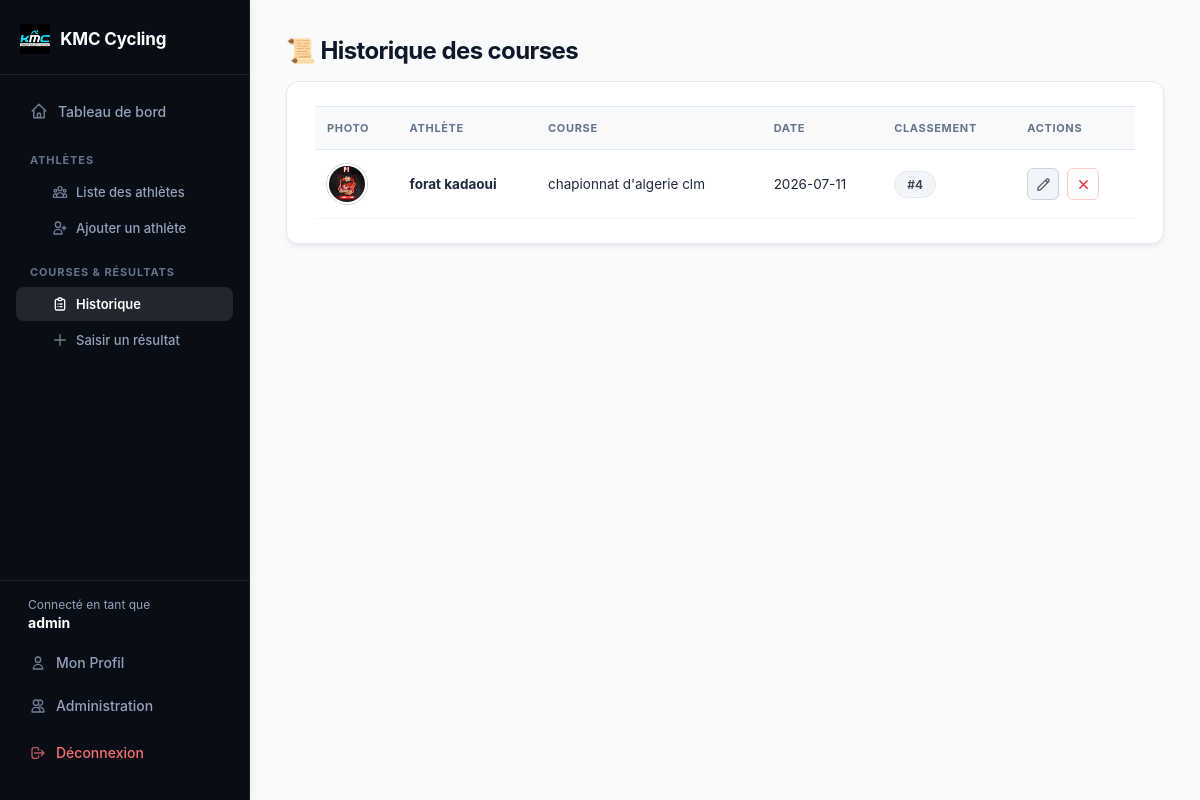
/historique (signed in), run on the app's committed database.
### tables this page shows
CREATE TABLE resultats (
            id INTEGER PRIMARY KEY AUTOINCREMENT,
            athlete_id INTEGER,
            nom_course TEXT NOT NULL,
            date_course TEXT,
            classement INTEGER,
            FOREIGN KEY (athlete_id) REFERENCES athletes (id) ON DELETE CASCADE
        );

CREATE TABLE athletes (
            id INTEGER PRIMARY KEY AUTOINCREMENT,
            nom TEXT NOT NULL,
            prenom TEXT NOT NULL,
            date_naissance TEXT,
            categorie TEXT,
            nom_fichier TEXT
        );

### app.py (the view)
@app.route('/historique')
def historique():
    if 'user_id' not in session:
        return redirect(url_for('login'))
    conn = get_db_connection()
    resultats = conn.execute('''
        SELECT r.*, a.id as athlete_id, a.nom, a.prenom, a.nom_fichier
        FROM resultats r
        JOIN athletes a ON r.athlete_id = a.id
        ORDER BY r.date_course DESC
    ''').fetchall()
    conn.close()
    return render_template('historique.html', resultats=resultats)

### app.py (called while the page is built)
def get_db_connection():
    conn = sqlite3.connect('cyclisme.db')
    conn.row_factory = sqlite3.Row
    return conn

### templates/historique.html (shortened to what this page needs)
<!DOCTYPE html>
<html lang="fr">
<head>
    <link rel="stylesheet" href="{{ url_for('static', filename='style.css') }}">
</head>
<body>
    <div class="app-layout">
        {% include 'sidebar.html' %}
        <main class="content">
            <div class="container">
                <h1>📜 Historique des courses</h1>
                <div class="card">
                    <table>
                        <thead>
                            <tr>
                                <th>Photo</th>
                                <th>Athlète</th>
                                <th>Course</th>
                                <th>Date</th>
                                <th>Classement</th>
                                <th>Actions</th>
                            </tr>
                        </thead>
                        <tbody>
                            {% for r in resultats %}
                            <tr>
                                <td>
                                    {% if r.nom_fichier %}
                                        <img src="{{ url_for('static', filename='uploads/' + r.nom_fichier) }}" class="avatar-athlete">
                                    {% else %}
                                        <span class="avatar-placeholder">{{ r.prenom[0] }}{{ r.nom[0] }}</span>
                                    {% endif %}
                                </td>
                                <td><strong>{{ r.prenom }} {{ r.nom }}</strong></td>
                                <td>{{ r.nom_course }}</td>
                                <td>{{ r.date_course }}</td>
                                <td><span class="badge-categorie">#{{ r.classement }}</span></td>
                                <td>
                                    <div class="groupe-actions">
                                        <a href="{{ url_for('modifier_resultat', id=r.id) }}" class="btn-icone btn-modifier" title="Modifier">
                                            <svg width="15" height="15" fill="none" stroke="currentColor" stroke-width="2" viewBox="0 0 24 24"><path stroke-linecap="round" stroke-linejoin="round" d="M15.232 5.232l3.536 3.536m-2.036-5.036a2.5 2.5 0 113.536 3.536L6.5 21.036H3v-3.572L16.732 3.732z"/></svg>
                                        </a>
                                        <form action="{{ url_for('supprimer_resultat', id=r.id) }}" method="POST" onsubmit="return confirm('Voulez-vous vraiment supprimer ce résultat ?');">
                                            <button type="submit" class="btn-icone btn-supprimer" title="Supprimer">
                                                <svg width="15" height="15" fill="none" stroke="currentColor" stroke-width="2" viewBox="0 0 24 24"><path stroke-linecap="round" stroke-linejoin="round" d="M6 18L18 6M6 6l12 12"/></svg>
                                            </button>
                                        </form>
                                    </div>
                                </td>
                                                            </tr>
                            {% else %}
                            <tr>
                                <td colspan="6">Aucun résultat enregistré. <a href="{{ url_for('ajouter_resultat') }}">Saisir un résultat</a></td>
                            </tr>
                            {% endfor %}
                        </tbody>
                    </table>
                </div>
            </div>
        </main>
    </div>
</body>
</html>

### static/style.css (style rules this page uses)
* { box-sizing: border-box; }
body { font-family: -apple-system, BlinkMacSystemFont, "Segoe UI", Roboto, Helvetica, Arial, sans-serif; background: #f8fafc; margin: 0; padding: 0; color: #1e293b; -webkit-font-smoothing: antialiased; }
h1 { margin-top: 0; font-size: 24px; font-weight: 700; color: #0f172a; letter-spacing: -0.025em; }
.app-layout { display: flex; min-height: 100vh; }
.content { flex: 1; padding: 36px; min-width: 0; }
.container { max-width: 1040px; margin: 0 auto; }
.card { background: #ffffff; border-radius: 12px; padding: 24px 28px; box-shadow: 0 4px 6px -1px rgba(0, 0, 0, 0.05), 0 2px 4px -2px rgba(0, 0, 0, 0.05); border: 1px solid #e2e8f0; }
button { margin-top: 20px; background: #dc2626; color: white; border: none; padding: 11px 20px; border-radius: 8px; font-weight: 600; cursor: pointer; font-size: 14px; transition: background-color 0.2s, transform 0.05s; }
table { width: 100%; border-collapse: collapse; font-size: 13.5px; }
th, td { text-align: left; padding: 14px 12px; border-bottom: 1px solid #f1f5f9; vertical-align: middle; }
th { color: #64748b; font-size: 11px; text-transform: uppercase; letter-spacing: 0.06em; font-weight: 700; background-color: #f8fafc; border-top: 1px solid #e2e8f0; border-bottom: 1px solid #e2e8f0; }
.badge-categorie { background-color: #f1f5f9; color: #334155; padding: 5px 12px; border-radius: 9999px; font-size: 12px; font-weight: 600; display: inline-block; border: 1px solid #e2e8f0; }
.groupe-actions { display: flex; align-items: center; gap: 8px; }
.groupe-actions form { margin: 0; display: inline-flex; align-items: center; }
.groupe-actions button.btn-icone { margin-top: 0 !important; }
.btn-icone { display: inline-flex; align-items: center; justify-content: center; width: 32px; height: 32px; border-radius: 6px; border: 1px solid transparent; cursor: pointer; text-decoration: none; transition: all 0.2s ease; }
.btn-icone.btn-modifier { background-color: #f1f5f9; color: #475569; border-color: #cbd5e1; }
.btn-icone.btn-supprimer { background-color: #ffffff; color: #dc2626; border-color: #fecaca; padding: 0; }
.avatar-athlete, .photo-athlete, table img, .table-athletes img, .liste-athletes img { width: 40px !important; height: 40px !important; min-width: 40px; min-height: 40px; border-radius: 50%; object-fit: cover; border: 2px solid #ffffff; box-shadow: 0 0 0 1px #cbd5e1; display: inline-block; vertical-align: middle; }

### data on the page
resultats: nom_fichier (picture), prenom "forat", nom "kadaoui", nom_course "chapionnat d'algerie clm", date_course "2026-07-11", classement "4"

### other printed values
{{ session.get('username', 'Utilisateur') }} "admin"
